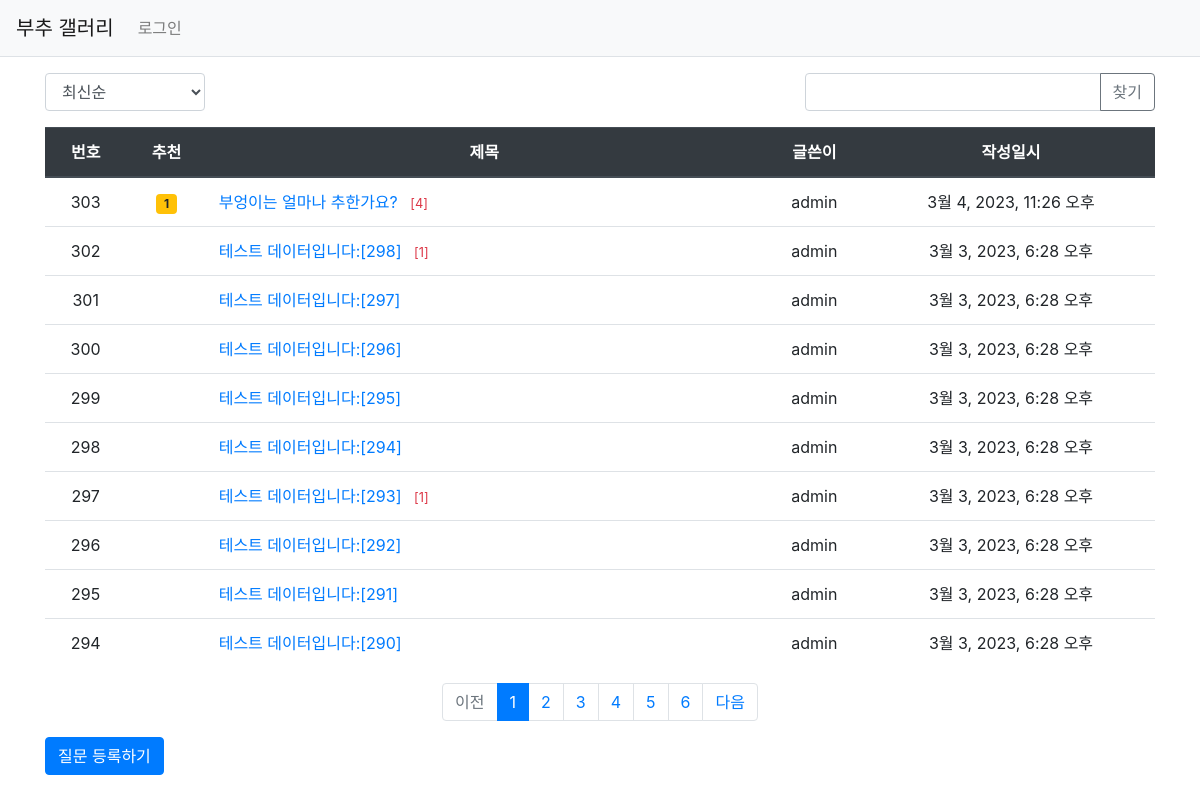
Before: /pybo/ with the older database file.
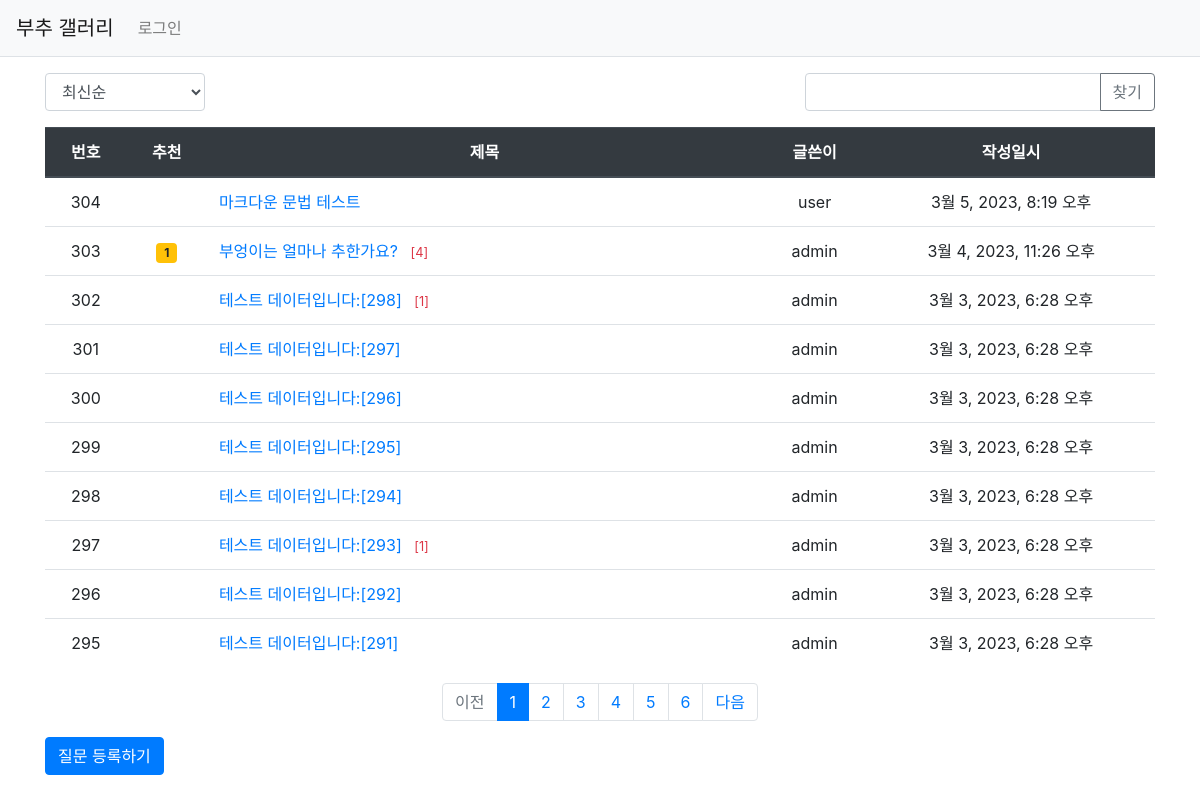
After: the same page with the newer database file.
### pybo/models.py (models this page shows, shortened)
class Question(models.Model):
    author = models.ForeignKey(User, on_delete=models.CASCADE,
                               related_name='author_question')
    subject = models.CharField(max_length=200)
    content = models.TextField()
    create_date = models.DateTimeField()
    modify_date = models.DateTimeField(null=True, blank=True)
    voter = models.ManyToManyField(User, related_name='voter_question')  # voter 추가

### pybo/views/base_views.py (the view, shortened to what this page needs)
# urls.py: path('', base_views.index, name='index'),  # '/' 에 해당되는 path
def index(request):
    page = request.GET.get('page', '1')  # 페이지
    kw = request.GET.get('kw', '')  # 검색어
    so = request.GET.get('so', 'recent')  # 정렬 기준
    if so == 'recommended':
        question_list = Question.objects.annotate(
            num_voter=Count('voter')).order_by('-num_voter', '-create_date')
    elif so == 'popular':
        question_list = Question.objects.annotate(
            num_answer=Count('answer')).order_by('-num_answer', '-create_date')
    else:  # recent
        question_list = Question.objects.order_by('-create_date')
    paginator = Paginator(question_list, 10)  # 페이지당 10개씩 보여주기
    page_obj = paginator.get_page(page)
    context = {'question_list': page_obj, 'page': page, 'kw': kw, 'so': so}  # so 추가
    return render(request, 'pybo/question_list.html', context)

### pybo/templatetags/pybo_filter.py (called while the page is built)
@register.filter
def sub(value, arg):
    return value - arg

### templates/pybo/question_list.html (shortened to what the changed rows need)
{% extends 'base.html' %}
{% load pybo_filter %}
{% block content %}
    <div class="container my-3">
        <table class="table">
            <thead>
            <tr class="text-center thead-dark">
                <th>번호</th>
                <th>추천</th>
                <th style="width: 50%">제목</th>
                <th>글쓴이</th>
                <th>작성일시</th>
            </tr>
            </thead>
            <tbody>
            {% if question_list %}
                {% for question in question_list %}
                    <tr class="text-center">
                        <td>{{ question_list.paginator.count|sub:question_list.start_index|sub:forloop.counter0|add:1 }}</td>
                        <td>
                            {% if question.voter.all.count > 0 %}
                                <span class="badge badge-warning px-2 py-1">
                                {{ question.voter.all.count }}
                            </span>
                            {% endif %}
                        </td>
                        <td class="text-left">
                            <a href="{% url 'pybo:detail' question.id %}">
                                {{ question.subject }}
                                {% if question.answer_set.count > 0 %}
                                    <span class="text-danger small ml-2">
                                        [{{ question.answer_set.count }}]
                                    </span>
                                {% endif %}
                            </a>
                        </td>
                        <td>{{ question.author.username }}</td>
                        <td>{{ question.create_date }}</td>
                    </tr>
                {% endfor %}
            {% else %}
                <tr>
                    <td colspan="3">질문이 없습니다.</td>
                </tr>
            {% endif %}
            </tbody>
        </table>
        <ul class="pagination justify-content-center">
            {% for page_number in question_list.paginator.page_range %}
                {% if page_number >= question_list.number|add:-5 and page_number <= question_list.number|add:5 %}
                    {% if page_number == question_list.number %}
                        <li class="page-item active" aria-current="page">
                            <a class="page-link" data-page="{{ page_number }}" href="#">
                                {{ page_number }}
                            </a>
                        </li>
                    {% else %}
                        <li class="page-item">
                            <a class="page-link" data-page="{{ page_number }}" href="#">
                                {{ page_number }}
                            </a>
                        </li>
                    {% endif %}
                {% endif %}
            {% endfor %}
        </ul>
    </div>
{% endblock %}

Changed rows visible on the page:
no longer on this page (row unchanged): Question: paginator.count|sub "294", subject "테스트 데이터입니다:[290]", author.username "admin", create_date "3월 3, 2023, 6:28 오후"
added Question: paginator.count|sub "304", subject "마크다운 문법 테스트", author.username "user", create_date "3월 5, 2023, 8:19 오후"
